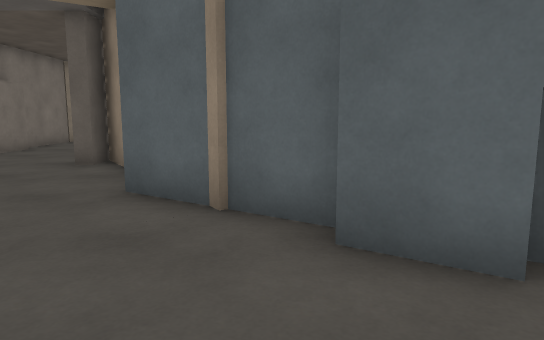
[1] (above)

23 first-person views from a walk through a Gazebo world. The camera is 1.2 m above the floor, tilts 8° down and sees 70° across. The floor is counted in squares, 1 m on a side. Each view is taken from the middle of a square. On the plan, view 1 faces up. The plan holds only what a view shows up to about 15 squares ahead; the rest is blank. The place goes on beyond the plan.

[2]
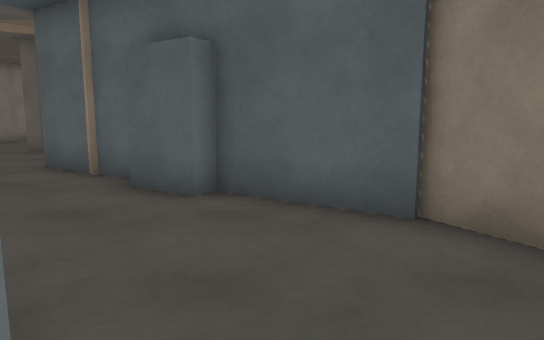

[3]
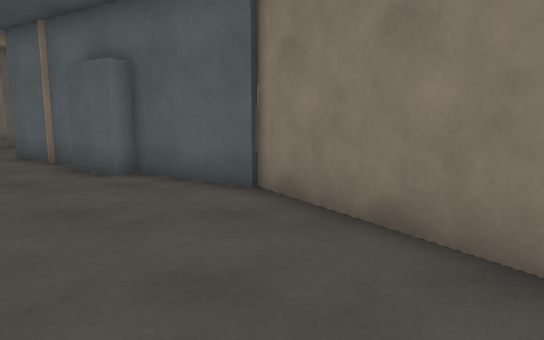

[4]
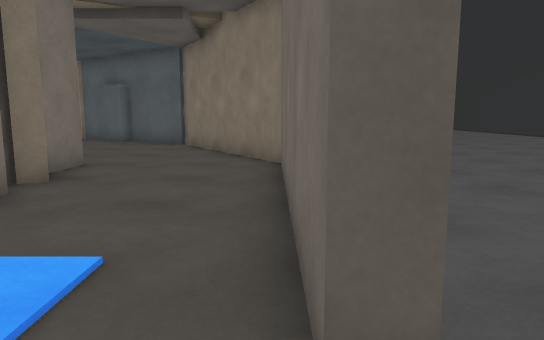

[5]
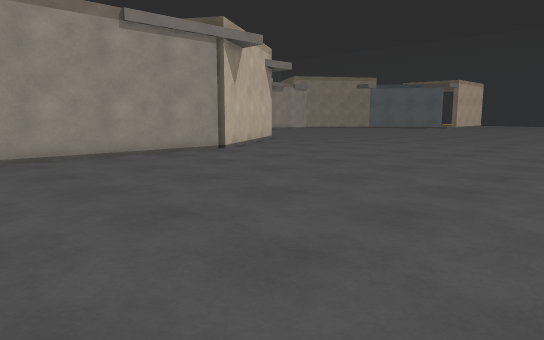

[6]
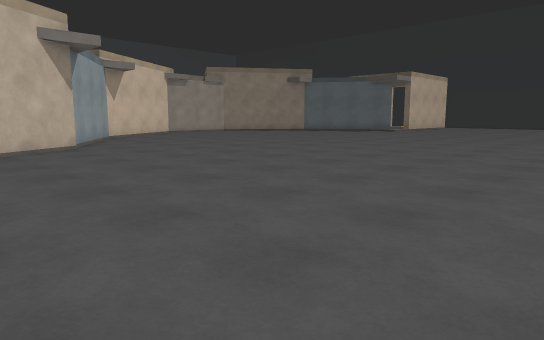

[7]
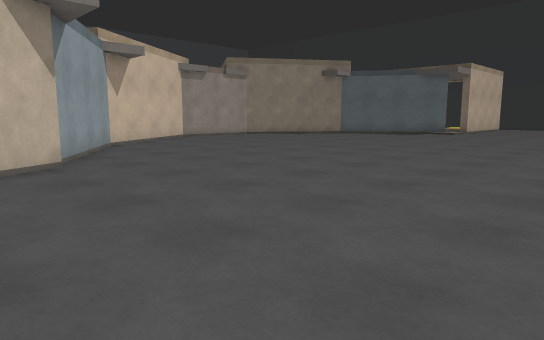

[8]
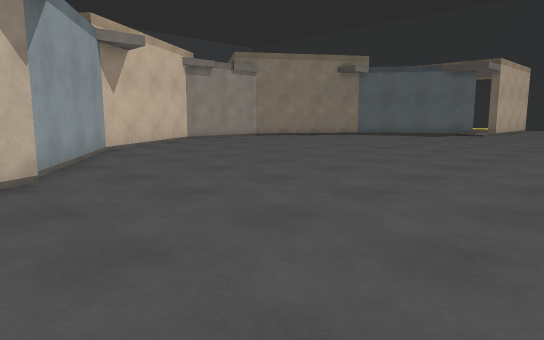

[9]
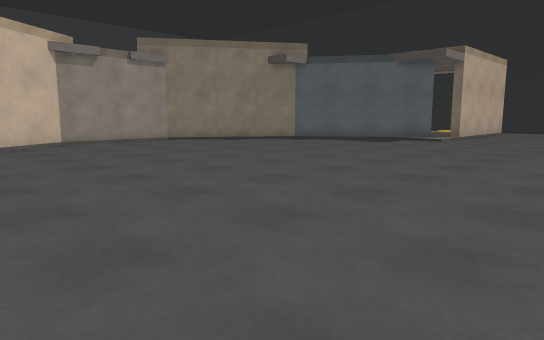

[10]
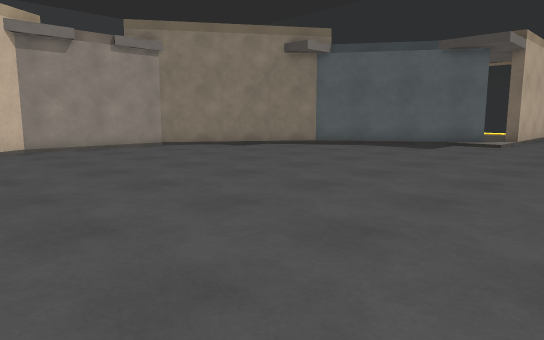

[11]
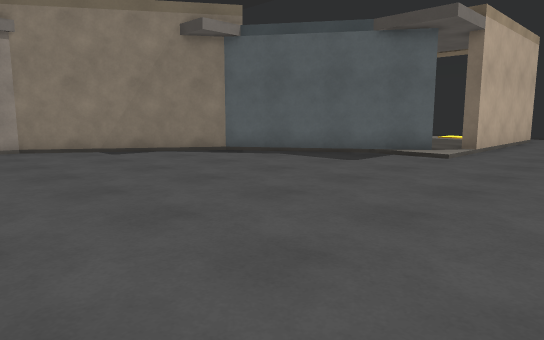

[12]
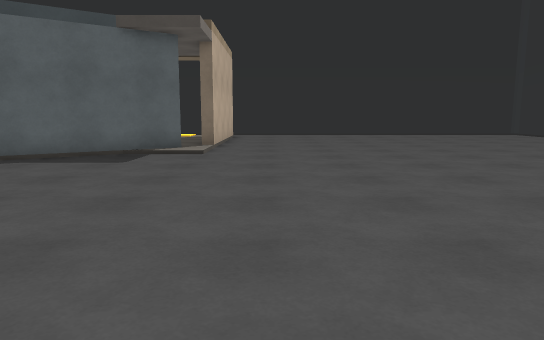

[13]
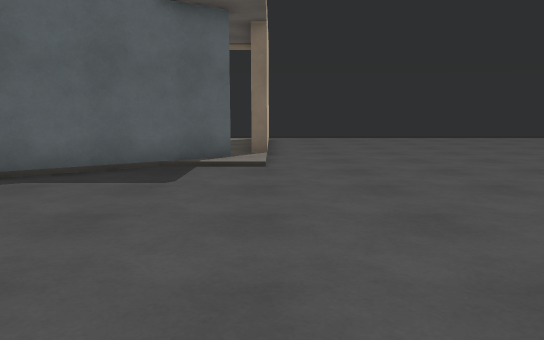

[14]
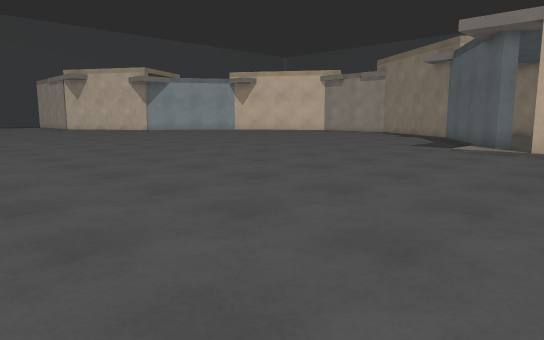

[15]
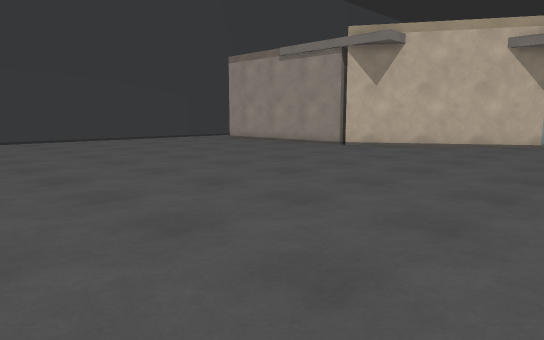

[16]
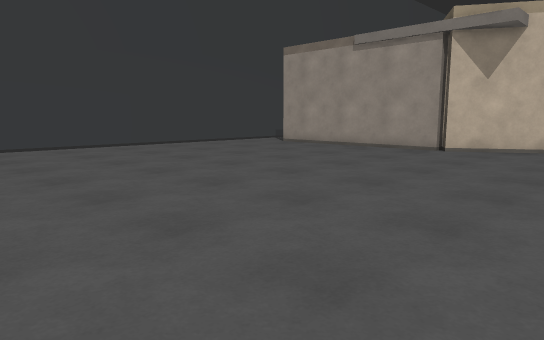

[17]
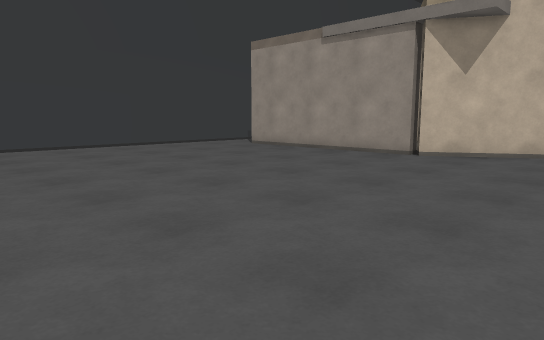

[18]
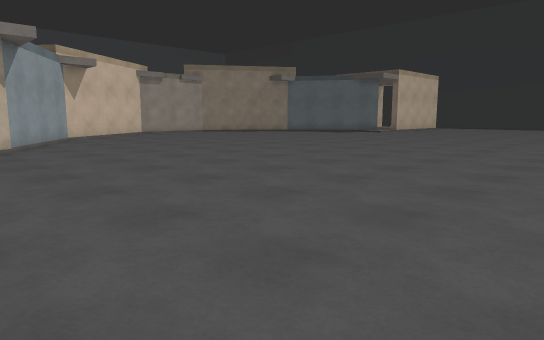

[19]
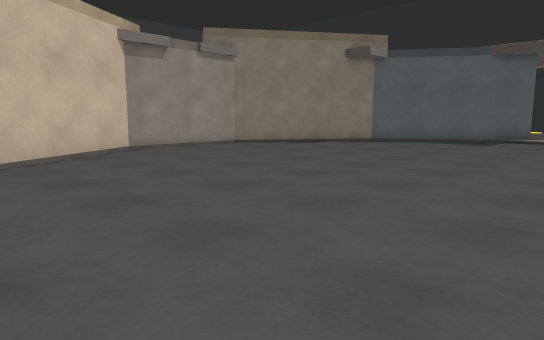

[20]
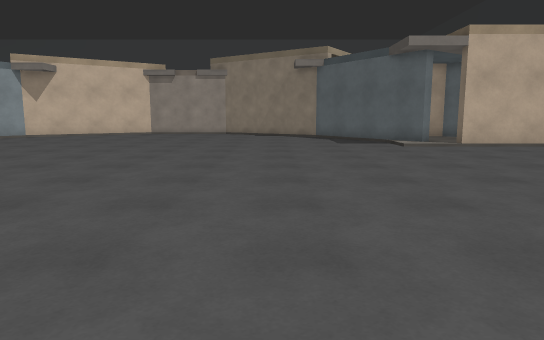

[21]
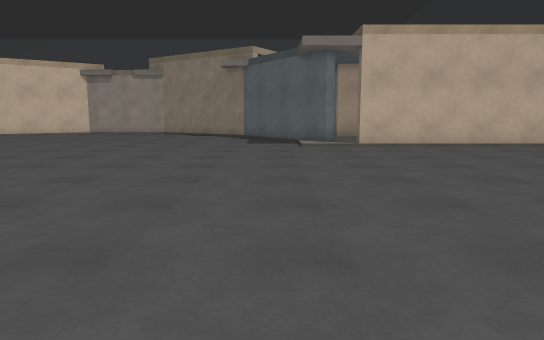

[22]
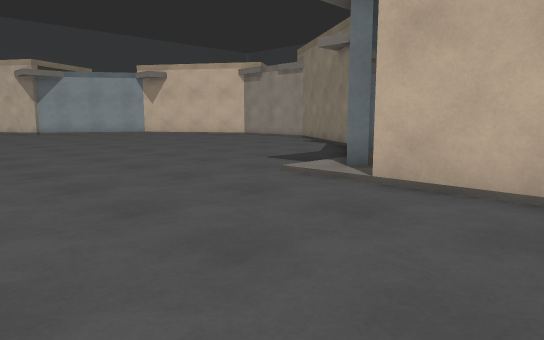

[23]
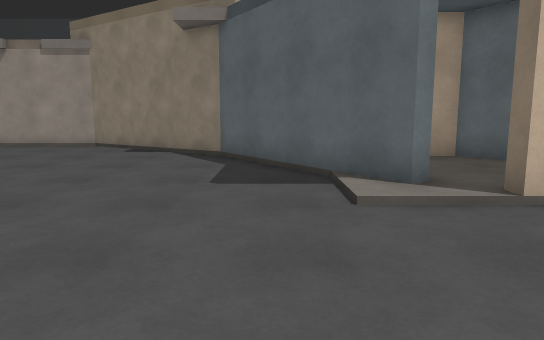

### Floor plan
Key: @ floor where view 1 was taken; # wall or solid block; . floor; = window, fence, low wall or low ledge; B brown box; A dark grey box.
Columns run from 6 left of view 1 to 22 right of it. Each row starts with its distance up from view 1.
 30             B..........
 29        ##   B........... .
 28       ##    B............
 27       B     B.............
 26             ..............
 25          AAA..............
 24 B      A##................
 23 B     AA#................. .
 22      ##...................
 21      #....................
 20     B.....................
 19    #...................... .
 18   B#......................
 17  ##.......................
 16  #......................
 15  #......................
 14  B......................
 13  B......................
 12  #.......................
 11  ##......................
 10  B#......................
  9   B#.....................
  8    ##....................
  7     B.....................
  6     ##....................
  5      ##.................... .
  4       AA#...................
  3        AA#...................
  2          AA#.................
  1            #.................
  0       @    #B...............
 -1             B#...............
 -2              #...............
 -3          .   B#.............
 -4               #.............
 -5           #.  B.............
 -6           #   B.............
 -7           #   B.............
 -8           A   B............
 -9               B............
-10               B............
-11               B............
-12                   .........
-13               .    ........
-14                     ======

Where each view was taken, in squares from view 1:
view 1: 0 up, 0 right, facing up
view 2: 3 down, 3 right, facing up
view 3: 5 down, 5 right, facing up
view 4: 13 down, 8 right, facing up
view 5: 13 down, 20 right, facing up-left
view 6: 3 down, 20 right, facing up-left
view 7: 1 down, 15 right, facing up-left
view 8: 0 up, 13 right, facing up-left
view 9: 6 up, 13 right, facing up-left
view 10: 8 up, 10 right, facing up-left
view 11: 13 up, 10 right, facing up-left
view 12: 12 up, 8 right, facing up
view 13: 15 up, 6 right, facing up
view 14: 29 up, 19 right, facing down-left
view 15: 5 up, 22 right, facing down-left
view 16: 1 up, 22 right, facing down-left
view 17: 1 up, 20 right, facing down-left
view 18: 1 down, 20 right, facing up-left
view 19: 5 up, 9 right, facing up-left
view 20: 19 up, 21 right, facing left
view 21: 23 up, 21 right, facing left
view 22: 30 up, 12 right, facing down-left
view 23: 23 up, 11 right, facing left
